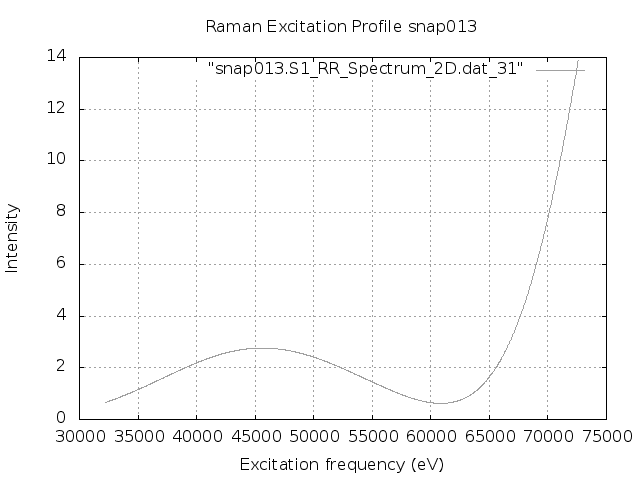

This chart was generated by the following gnuplot code:
set terminal png
set output "snap013.S1.REP_frozen.png"
set xlabel 'Excitation frequency (eV)'
set ylabel 'Intensity'
set title "Raman Excitation Profile snap013"
set grid
set autoscale
plot "snap013.S1_RR_Spectrum_2D.dat_31" with lines lc "blue"
exit
